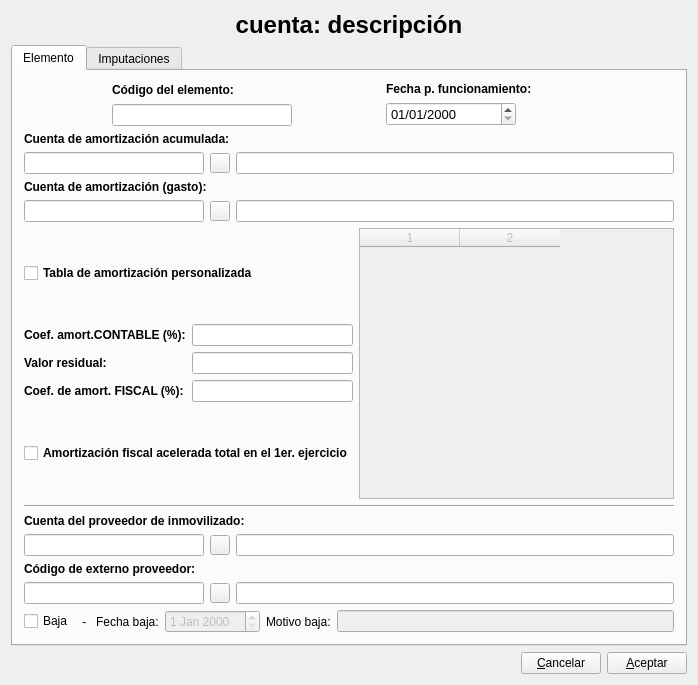
<?xml version="1.0" encoding="UTF-8"?>
<ui version="4.0">
 <author>José Manuel Díez Botella</author>
 <class>itemplanamort</class>
 <widget class="QDialog" name="itemplanamort">
  <property name="geometry">
   <rect>
    <x>0</x>
    <y>0</y>
    <width>698</width>
    <height>685</height>
   </rect>
  </property>
  <property name="windowTitle">
   <string>Elemento de activo en plan de amortización</string>
  </property>
  <layout class="QVBoxLayout" name="verticalLayout_2">
   <item>
    <widget class="QLabel" name="ctaactivolabel">
     <property name="font">
      <font>
       <pointsize>18</pointsize>
       <weight>75</weight>
       <bold>true</bold>
      </font>
     </property>
     <property name="text">
      <string>cuenta: descripción</string>
     </property>
     <property name="alignment">
      <set>Qt::AlignCenter</set>
     </property>
    </widget>
   </item>
   <item>
    <widget class="QTabWidget" name="tabWidget">
     <property name="currentIndex">
      <number>0</number>
     </property>
     <widget class="QWidget" name="tab">
      <attribute name="title">
       <string>Elemento</string>
      </attribute>
      <layout class="QVBoxLayout" name="verticalLayout">
       <item>
        <layout class="QHBoxLayout">
         <property name="spacing">
          <number>6</number>
         </property>
         <property name="leftMargin">
          <number>0</number>
         </property>
         <property name="topMargin">
          <number>0</number>
         </property>
         <property name="rightMargin">
          <number>0</number>
         </property>
         <property name="bottomMargin">
          <number>0</number>
         </property>
         <item>
          <spacer>
           <property name="orientation">
            <enum>Qt::Horizontal</enum>
           </property>
           <property name="sizeHint" stdset="0">
            <size>
             <width>40</width>
             <height>20</height>
            </size>
           </property>
          </spacer>
         </item>
         <item>
          <layout class="QVBoxLayout">
           <property name="spacing">
            <number>6</number>
           </property>
           <property name="leftMargin">
            <number>0</number>
           </property>
           <property name="topMargin">
            <number>0</number>
           </property>
           <property name="rightMargin">
            <number>0</number>
           </property>
           <property name="bottomMargin">
            <number>0</number>
           </property>
           <item>
            <widget class="QLabel" name="textLabel1">
             <property name="text">
              <string>&lt;b&gt;Código del elemento:&lt;/b&gt;</string>
             </property>
             <property name="wordWrap">
              <bool>false</bool>
             </property>
            </widget>
           </item>
           <item>
            <widget class="QLineEdit" name="codigoelemlineEdit">
             <property name="minimumSize">
              <size>
               <width>180</width>
               <height>0</height>
              </size>
             </property>
             <property name="maximumSize">
              <size>
               <width>180</width>
               <height>32767</height>
              </size>
             </property>
            </widget>
           </item>
          </layout>
         </item>
         <item>
          <spacer>
           <property name="orientation">
            <enum>Qt::Horizontal</enum>
           </property>
           <property name="sizeHint" stdset="0">
            <size>
             <width>40</width>
             <height>20</height>
            </size>
           </property>
          </spacer>
         </item>
         <item>
          <layout class="QVBoxLayout">
           <property name="spacing">
            <number>6</number>
           </property>
           <property name="leftMargin">
            <number>0</number>
           </property>
           <property name="topMargin">
            <number>0</number>
           </property>
           <property name="rightMargin">
            <number>0</number>
           </property>
           <property name="bottomMargin">
            <number>0</number>
           </property>
           <item>
            <widget class="QLabel" name="textLabel1_2">
             <property name="minimumSize">
              <size>
               <width>200</width>
               <height>0</height>
              </size>
             </property>
             <property name="text">
              <string>&lt;b&gt;Fecha p. funcionamiento:&lt;/b&gt;</string>
             </property>
             <property name="wordWrap">
              <bool>false</bool>
             </property>
            </widget>
           </item>
           <item>
            <widget class="QDateEdit" name="funcdateEdit">
             <property name="maximumSize">
              <size>
               <width>130</width>
               <height>16777215</height>
              </size>
             </property>
             <property name="font">
              <font>
               <pointsize>10</pointsize>
              </font>
             </property>
             <property name="displayFormat">
              <string>dd/MM/yyyy</string>
             </property>
            </widget>
           </item>
          </layout>
         </item>
         <item>
          <spacer>
           <property name="orientation">
            <enum>Qt::Horizontal</enum>
           </property>
           <property name="sizeHint" stdset="0">
            <size>
             <width>40</width>
             <height>20</height>
            </size>
           </property>
          </spacer>
         </item>
        </layout>
       </item>
       <item>
        <layout class="QVBoxLayout">
         <property name="spacing">
          <number>6</number>
         </property>
         <property name="leftMargin">
          <number>0</number>
         </property>
         <property name="topMargin">
          <number>0</number>
         </property>
         <property name="rightMargin">
          <number>0</number>
         </property>
         <property name="bottomMargin">
          <number>0</number>
         </property>
         <item>
          <widget class="QLabel" name="textLabel2">
           <property name="text">
            <string>&lt;b&gt;Cuenta de amortización acumulada:&lt;/b&gt;</string>
           </property>
           <property name="wordWrap">
            <bool>false</bool>
           </property>
          </widget>
         </item>
         <item>
          <layout class="QHBoxLayout">
           <property name="spacing">
            <number>6</number>
           </property>
           <property name="leftMargin">
            <number>0</number>
           </property>
           <property name="topMargin">
            <number>0</number>
           </property>
           <property name="rightMargin">
            <number>0</number>
           </property>
           <property name="bottomMargin">
            <number>0</number>
           </property>
           <item>
            <widget class="QLineEdit" name="ctaaalineEdit">
             <property name="minimumSize">
              <size>
               <width>180</width>
               <height>0</height>
              </size>
             </property>
             <property name="maximumSize">
              <size>
               <width>180</width>
               <height>32767</height>
              </size>
             </property>
            </widget>
           </item>
           <item>
            <widget class="QPushButton" name="aapushButton">
             <property name="minimumSize">
              <size>
               <width>20</width>
               <height>20</height>
              </size>
             </property>
             <property name="maximumSize">
              <size>
               <width>20</width>
               <height>20</height>
              </size>
             </property>
             <property name="text">
              <string/>
             </property>
             <property name="icon">
              <iconset resource="keme.qrc">
               <normaloff>:/iconos/graf/viewer.xpm</normaloff>:/iconos/graf/viewer.xpm</iconset>
             </property>
             <property name="autoDefault">
              <bool>false</bool>
             </property>
            </widget>
           </item>
           <item>
            <widget class="QLineEdit" name="descripaalineEdit">
             <property name="readOnly">
              <bool>true</bool>
             </property>
            </widget>
           </item>
          </layout>
         </item>
        </layout>
       </item>
       <item>
        <layout class="QVBoxLayout">
         <property name="spacing">
          <number>6</number>
         </property>
         <property name="leftMargin">
          <number>0</number>
         </property>
         <property name="topMargin">
          <number>0</number>
         </property>
         <property name="rightMargin">
          <number>0</number>
         </property>
         <property name="bottomMargin">
          <number>0</number>
         </property>
         <item>
          <widget class="QLabel" name="textLabel3">
           <property name="text">
            <string>&lt;b&gt;Cuenta de amortización (gasto):&lt;/b&gt;</string>
           </property>
           <property name="wordWrap">
            <bool>false</bool>
           </property>
          </widget>
         </item>
         <item>
          <layout class="QHBoxLayout">
           <property name="spacing">
            <number>6</number>
           </property>
           <property name="leftMargin">
            <number>0</number>
           </property>
           <property name="topMargin">
            <number>0</number>
           </property>
           <property name="rightMargin">
            <number>0</number>
           </property>
           <property name="bottomMargin">
            <number>0</number>
           </property>
           <item>
            <widget class="QLineEdit" name="ctaamlineEdit">
             <property name="minimumSize">
              <size>
               <width>180</width>
               <height>0</height>
              </size>
             </property>
             <property name="maximumSize">
              <size>
               <width>180</width>
               <height>32767</height>
              </size>
             </property>
            </widget>
           </item>
           <item>
            <widget class="QPushButton" name="gpushButton">
             <property name="minimumSize">
              <size>
               <width>20</width>
               <height>20</height>
              </size>
             </property>
             <property name="maximumSize">
              <size>
               <width>20</width>
               <height>20</height>
              </size>
             </property>
             <property name="text">
              <string/>
             </property>
             <property name="icon">
              <iconset resource="keme.qrc">
               <normaloff>:/iconos/graf/viewer.xpm</normaloff>:/iconos/graf/viewer.xpm</iconset>
             </property>
             <property name="autoDefault">
              <bool>false</bool>
             </property>
            </widget>
           </item>
           <item>
            <widget class="QLineEdit" name="descripamlineEdit">
             <property name="readOnly">
              <bool>true</bool>
             </property>
            </widget>
           </item>
          </layout>
         </item>
        </layout>
       </item>
       <item>
        <layout class="QHBoxLayout">
         <item>
          <layout class="QVBoxLayout">
           <item>
            <widget class="QCheckBox" name="perscheckBox">
             <property name="font">
              <font>
               <weight>75</weight>
               <bold>true</bold>
              </font>
             </property>
             <property name="text">
              <string>Tabla de amortización personalizada</string>
             </property>
            </widget>
           </item>
           <item>
            <layout class="QGridLayout">
             <item row="0" column="0">
              <widget class="QLabel" name="textLabel4">
               <property name="text">
                <string>&lt;b&gt;Coef. amort.CONTABLE (%):&lt;/b&gt;</string>
               </property>
               <property name="wordWrap">
                <bool>false</bool>
               </property>
              </widget>
             </item>
             <item row="0" column="1">
              <widget class="QLineEdit" name="coefcontablelineEdit"/>
             </item>
             <item row="1" column="0">
              <widget class="QLabel" name="textLabel1_3">
               <property name="text">
                <string>&lt;b&gt;Valor residual:&lt;/b&gt;</string>
               </property>
               <property name="wordWrap">
                <bool>false</bool>
               </property>
              </widget>
             </item>
             <item row="1" column="1">
              <widget class="QLineEdit" name="residuallineEdit"/>
             </item>
             <item row="2" column="0">
              <widget class="QLabel" name="textLabel5">
               <property name="text">
                <string>&lt;b&gt;Coef. de amort. FISCAL (%):&lt;/b&gt;</string>
               </property>
               <property name="wordWrap">
                <bool>false</bool>
               </property>
              </widget>
             </item>
             <item row="2" column="1">
              <widget class="QLineEdit" name="coeffiscallineEdit"/>
             </item>
            </layout>
           </item>
           <item>
            <widget class="QCheckBox" name="f1checkBox">
             <property name="font">
              <font>
               <weight>75</weight>
               <bold>true</bold>
              </font>
             </property>
             <property name="text">
              <string>Amortización fiscal acelerada total en el 1er. ejercicio</string>
             </property>
            </widget>
           </item>
          </layout>
         </item>
         <item>
          <widget class="QTableWidget" name="amortable">
           <property name="enabled">
            <bool>false</bool>
           </property>
           <property name="minimumSize">
            <size>
             <width>260</width>
             <height>0</height>
            </size>
           </property>
           <property name="columnCount">
            <number>2</number>
           </property>
           <column/>
           <column/>
          </widget>
         </item>
        </layout>
       </item>
       <item>
        <widget class="Line" name="line">
         <property name="orientation">
          <enum>Qt::Horizontal</enum>
         </property>
        </widget>
       </item>
       <item>
        <layout class="QVBoxLayout" name="_2">
         <property name="spacing">
          <number>6</number>
         </property>
         <property name="leftMargin">
          <number>0</number>
         </property>
         <property name="topMargin">
          <number>0</number>
         </property>
         <property name="rightMargin">
          <number>0</number>
         </property>
         <property name="bottomMargin">
          <number>0</number>
         </property>
         <item>
          <widget class="QLabel" name="textLabel2_2">
           <property name="text">
            <string>&lt;!DOCTYPE HTML PUBLIC &quot;-//W3C//DTD HTML 4.0//EN&quot; &quot;http://www.w3.org/TR/REC-html40/strict.dtd&quot;&gt;
&lt;html&gt;&lt;head&gt;&lt;meta name=&quot;qrichtext&quot; content=&quot;1&quot; /&gt;&lt;style type=&quot;text/css&quot;&gt;
p, li { white-space: pre-wrap; }
&lt;/style&gt;&lt;/head&gt;&lt;body style=&quot; font-family:'Sans Serif'; font-size:9pt; font-weight:400; font-style:normal;&quot;&gt;
&lt;table style=&quot;-qt-table-type: root; margin-top:4px; margin-bottom:4px; margin-left:4px; margin-right:4px;&quot;&gt;
&lt;tr&gt;
&lt;td style=&quot;border: none;&quot;&gt;
&lt;p style=&quot; margin-top:0px; margin-bottom:0px; margin-left:0px; margin-right:0px; -qt-block-indent:0; text-indent:0px;&quot;&gt;&lt;span style=&quot; font-weight:600;&quot;&gt;Cuenta del proveedor de inmovilizado:&lt;/span&gt;&lt;/p&gt;&lt;/td&gt;&lt;/tr&gt;&lt;/table&gt;&lt;/body&gt;&lt;/html&gt;</string>
           </property>
           <property name="wordWrap">
            <bool>false</bool>
           </property>
          </widget>
         </item>
         <item>
          <layout class="QHBoxLayout" name="_3">
           <property name="spacing">
            <number>6</number>
           </property>
           <property name="leftMargin">
            <number>0</number>
           </property>
           <property name="topMargin">
            <number>0</number>
           </property>
           <property name="rightMargin">
            <number>0</number>
           </property>
           <property name="bottomMargin">
            <number>0</number>
           </property>
           <item>
            <widget class="QLineEdit" name="cta_proveedor_lineEdit">
             <property name="minimumSize">
              <size>
               <width>180</width>
               <height>0</height>
              </size>
             </property>
             <property name="maximumSize">
              <size>
               <width>180</width>
               <height>32767</height>
              </size>
             </property>
            </widget>
           </item>
           <item>
            <widget class="QPushButton" name="proveedor_pushButton">
             <property name="minimumSize">
              <size>
               <width>20</width>
               <height>20</height>
              </size>
             </property>
             <property name="maximumSize">
              <size>
               <width>20</width>
               <height>20</height>
              </size>
             </property>
             <property name="text">
              <string/>
             </property>
             <property name="icon">
              <iconset resource="keme.qrc">
               <normaloff>:/iconos/graf/viewer.xpm</normaloff>:/iconos/graf/viewer.xpm</iconset>
             </property>
             <property name="autoDefault">
              <bool>false</bool>
             </property>
            </widget>
           </item>
           <item>
            <widget class="QLineEdit" name="descrip_proveedor_lineEdit">
             <property name="readOnly">
              <bool>true</bool>
             </property>
            </widget>
           </item>
          </layout>
         </item>
        </layout>
       </item>
       <item>
        <layout class="QVBoxLayout" name="_4">
         <property name="spacing">
          <number>6</number>
         </property>
         <property name="leftMargin">
          <number>0</number>
         </property>
         <property name="topMargin">
          <number>0</number>
         </property>
         <property name="rightMargin">
          <number>0</number>
         </property>
         <property name="bottomMargin">
          <number>0</number>
         </property>
         <item>
          <widget class="QLabel" name="externo_Label">
           <property name="text">
            <string>&lt;!DOCTYPE HTML PUBLIC &quot;-//W3C//DTD HTML 4.0//EN&quot; &quot;http://www.w3.org/TR/REC-html40/strict.dtd&quot;&gt;
&lt;html&gt;&lt;head&gt;&lt;meta name=&quot;qrichtext&quot; content=&quot;1&quot; /&gt;&lt;style type=&quot;text/css&quot;&gt;
p, li { white-space: pre-wrap; }
&lt;/style&gt;&lt;/head&gt;&lt;body style=&quot; font-family:'Noto Sans'; font-size:10pt; font-weight:400; font-style:normal;&quot;&gt;
&lt;table border=&quot;0&quot; style=&quot;-qt-table-type: root; margin-top:4px; margin-bottom:4px; margin-left:4px; margin-right:4px;&quot;&gt;
&lt;tr&gt;
&lt;td style=&quot;border: none;&quot;&gt;
&lt;p style=&quot; margin-top:0px; margin-bottom:0px; margin-left:0px; margin-right:0px; -qt-block-indent:0; text-indent:0px;&quot;&gt;&lt;span style=&quot; font-family:'Sans Serif'; font-size:9pt; font-weight:600;&quot;&gt;Código de externo proveedor:&lt;/span&gt;&lt;/p&gt;&lt;/td&gt;&lt;/tr&gt;&lt;/table&gt;&lt;/body&gt;&lt;/html&gt;</string>
           </property>
           <property name="wordWrap">
            <bool>false</bool>
           </property>
          </widget>
         </item>
         <item>
          <layout class="QHBoxLayout" name="_5">
           <property name="spacing">
            <number>6</number>
           </property>
           <property name="leftMargin">
            <number>0</number>
           </property>
           <property name="topMargin">
            <number>0</number>
           </property>
           <property name="rightMargin">
            <number>0</number>
           </property>
           <property name="bottomMargin">
            <number>0</number>
           </property>
           <item>
            <widget class="QLineEdit" name="externo_lineEdit">
             <property name="minimumSize">
              <size>
               <width>180</width>
               <height>0</height>
              </size>
             </property>
             <property name="maximumSize">
              <size>
               <width>180</width>
               <height>32767</height>
              </size>
             </property>
            </widget>
           </item>
           <item>
            <widget class="QPushButton" name="externo_pushButton">
             <property name="minimumSize">
              <size>
               <width>20</width>
               <height>20</height>
              </size>
             </property>
             <property name="maximumSize">
              <size>
               <width>20</width>
               <height>20</height>
              </size>
             </property>
             <property name="text">
              <string/>
             </property>
             <property name="icon">
              <iconset resource="keme.qrc">
               <normaloff>:/iconos/graf/viewer.xpm</normaloff>:/iconos/graf/viewer.xpm</iconset>
             </property>
             <property name="autoDefault">
              <bool>false</bool>
             </property>
            </widget>
           </item>
           <item>
            <widget class="QLineEdit" name="descrip_externo_lineEdit">
             <property name="readOnly">
              <bool>true</bool>
             </property>
            </widget>
           </item>
          </layout>
         </item>
        </layout>
       </item>
       <item>
        <layout class="QHBoxLayout" name="horizontalLayout">
         <item>
          <widget class="QCheckBox" name="bajacheckBox">
           <property name="text">
            <string>Baja</string>
           </property>
          </widget>
         </item>
         <item>
          <widget class="QLabel" name="label_5">
           <property name="text">
            <string> - </string>
           </property>
          </widget>
         </item>
         <item>
          <widget class="QLabel" name="label_3">
           <property name="text">
            <string>Fecha baja:</string>
           </property>
          </widget>
         </item>
         <item>
          <widget class="QDateEdit" name="baja_dateEdit">
           <property name="enabled">
            <bool>false</bool>
           </property>
          </widget>
         </item>
         <item>
          <widget class="QLabel" name="label_4">
           <property name="text">
            <string>Motivo baja:</string>
           </property>
          </widget>
         </item>
         <item>
          <widget class="QLineEdit" name="motivo_baja_lineEdit">
           <property name="enabled">
            <bool>false</bool>
           </property>
          </widget>
         </item>
        </layout>
       </item>
      </layout>
     </widget>
     <widget class="QWidget" name="tab_2">
      <attribute name="title">
       <string>Imputaciones</string>
      </attribute>
      <layout class="QVBoxLayout">
       <item>
        <spacer>
         <property name="orientation">
          <enum>Qt::Vertical</enum>
         </property>
         <property name="sizeHint" stdset="0">
          <size>
           <width>20</width>
           <height>40</height>
          </size>
         </property>
        </spacer>
       </item>
       <item>
        <layout class="QHBoxLayout">
         <item>
          <layout class="QVBoxLayout">
           <item>
            <widget class="QGroupBox" name="analiticagroupBox">
             <property name="title">
              <string>Contabilidad analítica</string>
             </property>
             <layout class="QVBoxLayout">
              <item>
               <layout class="QHBoxLayout">
                <item>
                 <layout class="QVBoxLayout">
                  <item>
                   <widget class="QLabel" name="cilabel">
                    <property name="enabled">
                     <bool>true</bool>
                    </property>
                    <property name="maximumSize">
                     <size>
                      <width>16777215</width>
                      <height>15</height>
                     </size>
                    </property>
                    <property name="text">
                     <string>CÓDIGO IMPUTACIÓN:</string>
                    </property>
                   </widget>
                  </item>
                  <item>
                   <layout class="QHBoxLayout">
                    <item>
                     <widget class="QPushButton" name="buscapushButton">
                      <property name="enabled">
                       <bool>true</bool>
                      </property>
                      <property name="minimumSize">
                       <size>
                        <width>20</width>
                        <height>20</height>
                       </size>
                      </property>
                      <property name="maximumSize">
                       <size>
                        <width>20</width>
                        <height>20</height>
                       </size>
                      </property>
                      <property name="text">
                       <string/>
                      </property>
                      <property name="icon">
                       <iconset resource="keme.qrc">
                        <normaloff>:/iconos/graf/viewer.xpm</normaloff>:/iconos/graf/viewer.xpm</iconset>
                      </property>
                     </widget>
                    </item>
                    <item>
                     <widget class="QLineEdit" name="cilineEdit">
                      <property name="enabled">
                       <bool>true</bool>
                      </property>
                      <property name="minimumSize">
                       <size>
                        <width>140</width>
                        <height>0</height>
                       </size>
                      </property>
                     </widget>
                    </item>
                   </layout>
                  </item>
                 </layout>
                </item>
                <item>
                 <layout class="QVBoxLayout">
                  <item>
                   <widget class="QLabel" name="label">
                    <property name="maximumSize">
                     <size>
                      <width>16777215</width>
                      <height>15</height>
                     </size>
                    </property>
                    <property name="text">
                     <string>ASIGNACIÓN (%):</string>
                    </property>
                   </widget>
                  </item>
                  <item>
                   <widget class="QLineEdit" name="asignacionlineEdit">
                    <property name="enabled">
                     <bool>false</bool>
                    </property>
                   </widget>
                  </item>
                 </layout>
                </item>
               </layout>
              </item>
              <item>
               <widget class="QLineEdit" name="nivel1lineEdit">
                <property name="enabled">
                 <bool>true</bool>
                </property>
                <property name="font">
                 <font>
                  <pointsize>8</pointsize>
                 </font>
                </property>
                <property name="readOnly">
                 <bool>true</bool>
                </property>
               </widget>
              </item>
              <item>
               <widget class="QLineEdit" name="nivel2lineEdit">
                <property name="enabled">
                 <bool>true</bool>
                </property>
                <property name="font">
                 <font>
                  <pointsize>8</pointsize>
                 </font>
                </property>
                <property name="readOnly">
                 <bool>true</bool>
                </property>
               </widget>
              </item>
              <item>
               <widget class="QLineEdit" name="nivel3lineEdit">
                <property name="enabled">
                 <bool>true</bool>
                </property>
                <property name="font">
                 <font>
                  <pointsize>8</pointsize>
                 </font>
                </property>
                <property name="readOnly">
                 <bool>true</bool>
                </property>
               </widget>
              </item>
             </layout>
            </widget>
           </item>
           <item>
            <layout class="QHBoxLayout">
             <item>
              <widget class="QPushButton" name="aceptarcipushButton">
               <property name="enabled">
                <bool>false</bool>
               </property>
               <property name="text">
                <string>Ace&amp;ptar</string>
               </property>
               <property name="default">
                <bool>true</bool>
               </property>
              </widget>
             </item>
             <item>
              <widget class="QPushButton" name="borrarcipushButton">
               <property name="text">
                <string>&amp;Borrar</string>
               </property>
              </widget>
             </item>
             <item>
              <widget class="QPushButton" name="cancelarcipushButton">
               <property name="text">
                <string>&amp;Cancelar</string>
               </property>
              </widget>
             </item>
            </layout>
           </item>
          </layout>
         </item>
         <item>
          <layout class="QVBoxLayout">
           <item>
            <widget class="QTableView" name="tableView"/>
           </item>
           <item>
            <layout class="QHBoxLayout">
             <item>
              <widget class="QLabel" name="label_2">
               <property name="text">
                <string>Suma asignaciones (%):</string>
               </property>
              </widget>
             </item>
             <item>
              <widget class="QLineEdit" name="sumalineEdit"/>
             </item>
            </layout>
           </item>
          </layout>
         </item>
        </layout>
       </item>
       <item>
        <spacer>
         <property name="orientation">
          <enum>Qt::Vertical</enum>
         </property>
         <property name="sizeHint" stdset="0">
          <size>
           <width>20</width>
           <height>40</height>
          </size>
         </property>
        </spacer>
       </item>
      </layout>
     </widget>
    </widget>
   </item>
   <item>
    <layout class="QHBoxLayout">
     <property name="spacing">
      <number>6</number>
     </property>
     <property name="leftMargin">
      <number>0</number>
     </property>
     <property name="topMargin">
      <number>0</number>
     </property>
     <property name="rightMargin">
      <number>0</number>
     </property>
     <property name="bottomMargin">
      <number>0</number>
     </property>
     <item>
      <spacer>
       <property name="orientation">
        <enum>Qt::Horizontal</enum>
       </property>
       <property name="sizeHint" stdset="0">
        <size>
         <width>40</width>
         <height>20</height>
        </size>
       </property>
      </spacer>
     </item>
     <item>
      <widget class="QPushButton" name="cancelarpushButton">
       <property name="text">
        <string>&amp;Cancelar</string>
       </property>
       <property name="icon">
        <iconset resource="keme.qrc">
         <normaloff>:/iconos/graf/borrar.png</normaloff>:/iconos/graf/borrar.png</iconset>
       </property>
       <property name="shortcut">
        <string>Alt+C</string>
       </property>
       <property name="autoDefault">
        <bool>false</bool>
       </property>
      </widget>
     </item>
     <item>
      <widget class="QPushButton" name="aceptarpushButton">
       <property name="text">
        <string>&amp;Aceptar</string>
       </property>
       <property name="icon">
        <iconset resource="keme.qrc">
         <normaloff>:/iconos/graf/check2.png</normaloff>:/iconos/graf/check2.png</iconset>
       </property>
       <property name="shortcut">
        <string>Alt+A</string>
       </property>
       <property name="autoDefault">
        <bool>false</bool>
       </property>
       <property name="default">
        <bool>false</bool>
       </property>
      </widget>
     </item>
    </layout>
   </item>
  </layout>
 </widget>
 <layoutdefault spacing="6" margin="11"/>
 <tabstops>
  <tabstop>codigoelemlineEdit</tabstop>
  <tabstop>funcdateEdit</tabstop>
  <tabstop>ctaaalineEdit</tabstop>
  <tabstop>aapushButton</tabstop>
  <tabstop>descripaalineEdit</tabstop>
  <tabstop>ctaamlineEdit</tabstop>
  <tabstop>gpushButton</tabstop>
  <tabstop>descripamlineEdit</tabstop>
  <tabstop>perscheckBox</tabstop>
  <tabstop>coefcontablelineEdit</tabstop>
  <tabstop>residuallineEdit</tabstop>
  <tabstop>coeffiscallineEdit</tabstop>
  <tabstop>f1checkBox</tabstop>
  <tabstop>amortable</tabstop>
  <tabstop>cta_proveedor_lineEdit</tabstop>
  <tabstop>proveedor_pushButton</tabstop>
  <tabstop>descrip_proveedor_lineEdit</tabstop>
  <tabstop>externo_lineEdit</tabstop>
  <tabstop>externo_pushButton</tabstop>
  <tabstop>descrip_externo_lineEdit</tabstop>
  <tabstop>bajacheckBox</tabstop>
  <tabstop>baja_dateEdit</tabstop>
  <tabstop>motivo_baja_lineEdit</tabstop>
  <tabstop>cancelarpushButton</tabstop>
  <tabstop>aceptarpushButton</tabstop>
  <tabstop>nivel3lineEdit</tabstop>
  <tabstop>tableView</tabstop>
  <tabstop>aceptarcipushButton</tabstop>
  <tabstop>borrarcipushButton</tabstop>
  <tabstop>cancelarcipushButton</tabstop>
  <tabstop>sumalineEdit</tabstop>
  <tabstop>tabWidget</tabstop>
  <tabstop>nivel1lineEdit</tabstop>
  <tabstop>nivel2lineEdit</tabstop>
  <tabstop>buscapushButton</tabstop>
  <tabstop>cilineEdit</tabstop>
  <tabstop>asignacionlineEdit</tabstop>
 </tabstops>
 <resources>
  <include location="keme.qrc"/>
 </resources>
 <connections>
  <connection>
   <sender>cancelarpushButton</sender>
   <signal>clicked()</signal>
   <receiver>itemplanamort</receiver>
   <slot>reject()</slot>
   <hints>
    <hint type="sourcelabel">
     <x>485</x>
     <y>458</y>
    </hint>
    <hint type="destinationlabel">
     <x>20</x>
     <y>20</y>
    </hint>
   </hints>
  </connection>
 </connections>
</ui>
